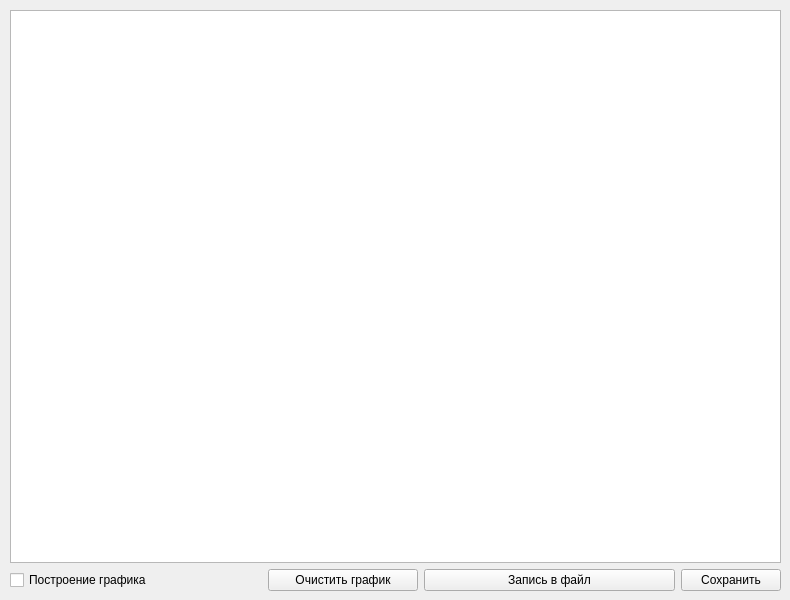
    <widget class="QWidget" name="tab_graph">
     <property name="sizePolicy">
      <sizepolicy hsizetype="Preferred" vsizetype="Preferred">
       <horstretch>0</horstretch>
       <verstretch>0</verstretch>
      </sizepolicy>
     </property>
     <attribute name="title">
      <string>График</string>
     </attribute>
     <widget class="QWidget" name="layoutWidget">
      <property name="geometry">
       <rect>
        <x>10</x>
        <y>10</y>
        <width>771</width>
        <height>581</height>
       </rect>
      </property>
      <layout class="QGridLayout" name="gridLayout">
       <item row="0" column="0" colspan="4">
        <widget class="QChartView" name="graphicsView"/>
       </item>
       <item row="1" column="0">
        <widget class="QCheckBox" name="plot_graphic">
         <property name="text">
          <string>Построение графика</string>
         </property>
        </widget>
       </item>
       <item row="1" column="1">
        <widget class="QPushButton" name="pushButtonResetPlot">
         <property name="maximumSize">
          <size>
           <width>150</width>
           <height>16777215</height>
          </size>
         </property>
         <property name="text">
          <string>Очистить график</string>
         </property>
        </widget>
       </item>
       <item row="1" column="2">
        <widget class="QPushButton" name="pushButtonStartSaveToFile">
         <property name="text">
          <string>Запись в файл</string>
         </property>
        </widget>
       </item>
       <item row="1" column="3">
        <widget class="QPushButton" name="savePlotToFile">
         <property name="maximumSize">
          <size>
           <width>100</width>
           <height>16777215</height>
          </size>
         </property>
         <property name="text">
          <string>Сохранить</string>
         </property>
        </widget>
       </item>
      </layout>
     </widget>
    </widget>
